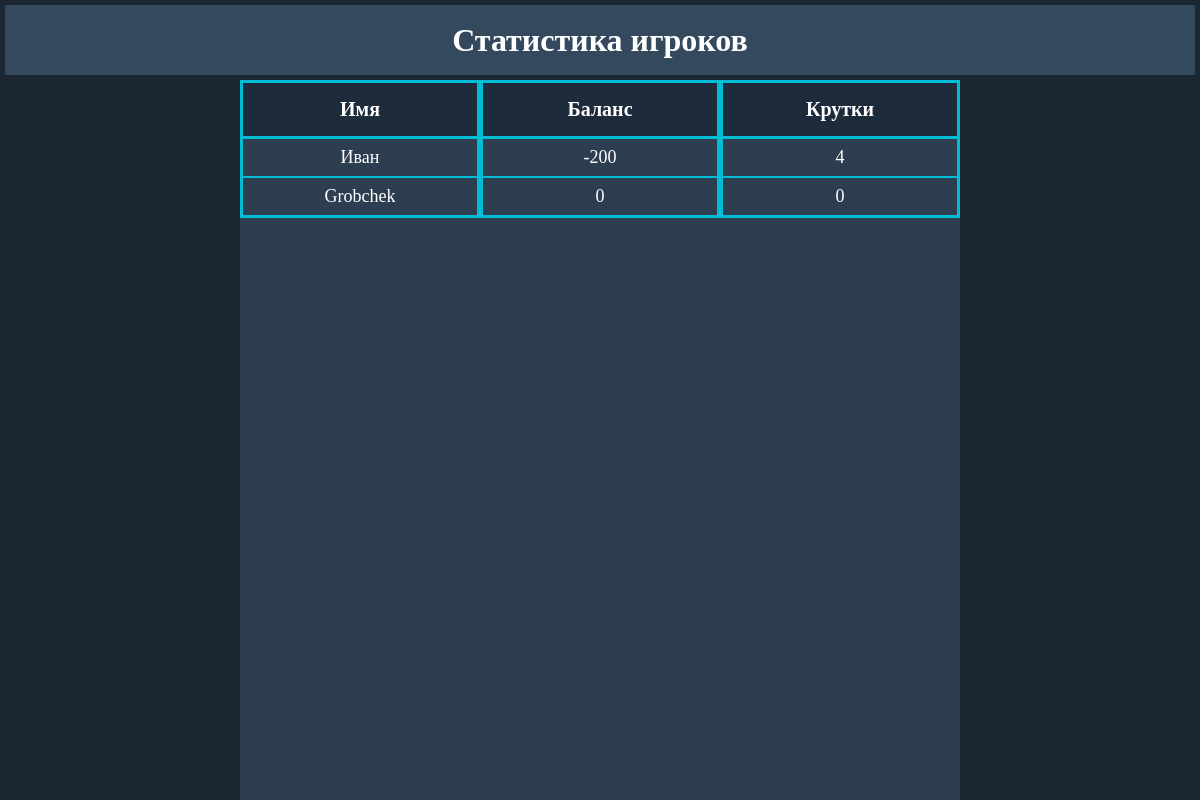
/, run on an earlier commit of the app's database.
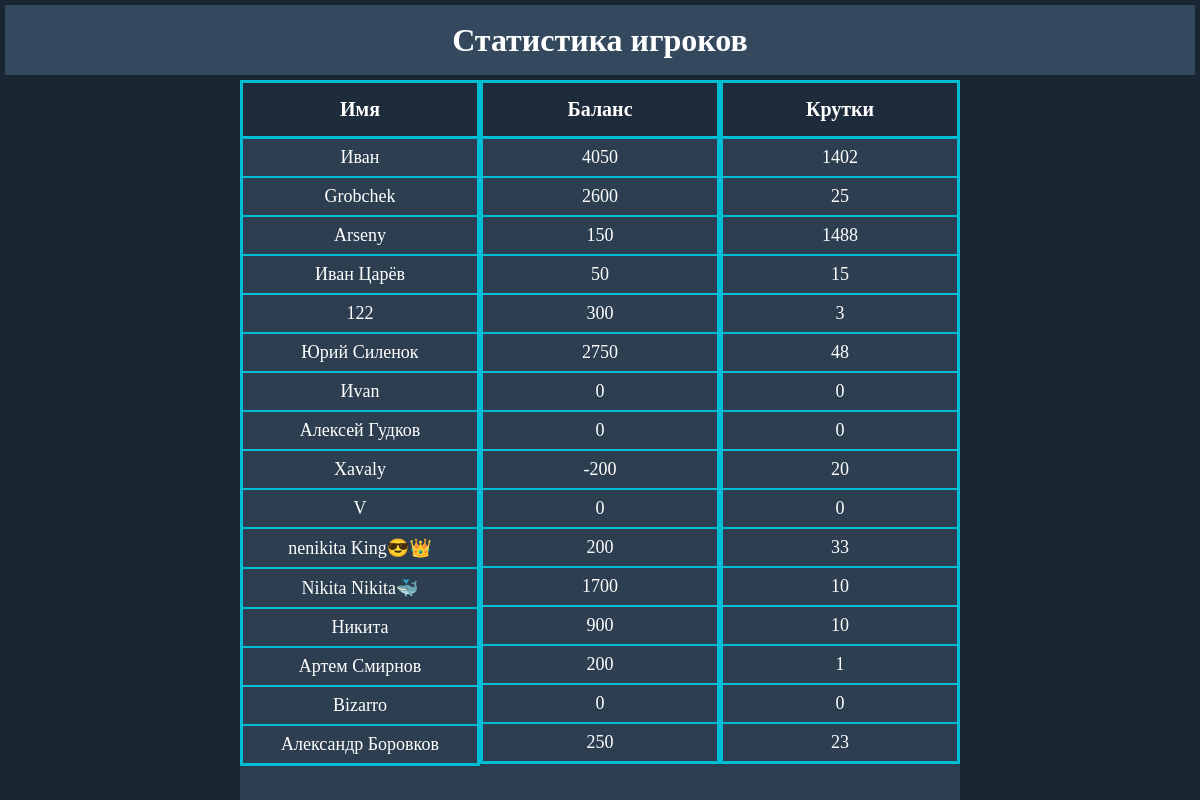
And on a later commit of the database.
### tables this page shows
CREATE TABLE "Players" (
	"id"	INTEGER NOT NULL,
	"user_id"	INTEGER,
	"username"	TEXT,
	"balance"	INTEGER,
	"spins"	INTEGER DEFAULT 0,
	PRIMARY KEY("id" AUTOINCREMENT)
);

### Syte/base/server.py (the view)
@app.route('/')
def index():
    cursor, connect = connect_db()
    cursor.execute("SELECT username, balance, spins FROM Players")
    users = cursor.fetchall()
    print("USERS:", users)
    connect.close()
    return render_template('syte.html', users=users)

### Syte/base/server.py (called while the page is built)
def connect_db():
    connect = sqlite3.connect(DB_PATH)
    cursor = connect.cursor()
    return cursor, connect

### Syte/base/templates/syte.html (shortened to what this page needs)
<!DOCTYPE html>
<html lang="ru">
<head>
    <link rel="stylesheet" href="../static/styles/style.css">
</head>
<body>
    <h1>Статистика игроков</h1>
    <div class="my-style1">
        <div class="column1"></div>
        <div class="column2">
            <h3>Имя</h3>
            {% for user in users %}
            <p>{{ user[0] }}</p>
            {% endfor %}
        </div>
        <div class="column2">
            <h3>Баланс</h3>
            {% for user in users %}
            <p>{{ user[1] }}</p>
            {% endfor %}
        </div>
        <div class="column2">
            <h3>Крутки</h3>
            {% for user in users %}
            <p>{{ user[2] }}</p>
            {% endfor %}
        </div>
        <div class="column1"></div>
    </div>
</body>
</html>

What changed in the data, as far as the page shows it:
changed Players "Иван": balance "-200" → "4050"; spins "4" → "1402"
changed Players "Grobchek": balance "0" → "2600"; spins "0" → "25"
added Players: username "Arseny", balance "150", spins "1488"
added Players: username "Иван Царёв", balance "50", spins "15"
added Players: username "122", balance "300", spins "3"
added Players: username "Юрий Силенок", balance "2750", spins "48"
added Players: username "Иvan", balance "0", spins "0"
added Players: username "Алексей Гудков", balance "0", spins "0"
added Players: username "Xavaly", balance "-200", spins "20"
added Players: username "V", balance "0", spins "0"
added Players: username "nenikita King😎👑", balance "200", spins "33"
added Players: username "Nikita Nikita🐳", balance "1700", spins "10"
added Players: username "Никита", balance "900", spins "10"
added Players: username "Артем Смирнов", balance "200", spins "1"
added Players: username "Bizarro", balance "0", spins "0"
added Players: username "Александр Боровков", balance "250", spins "23"
